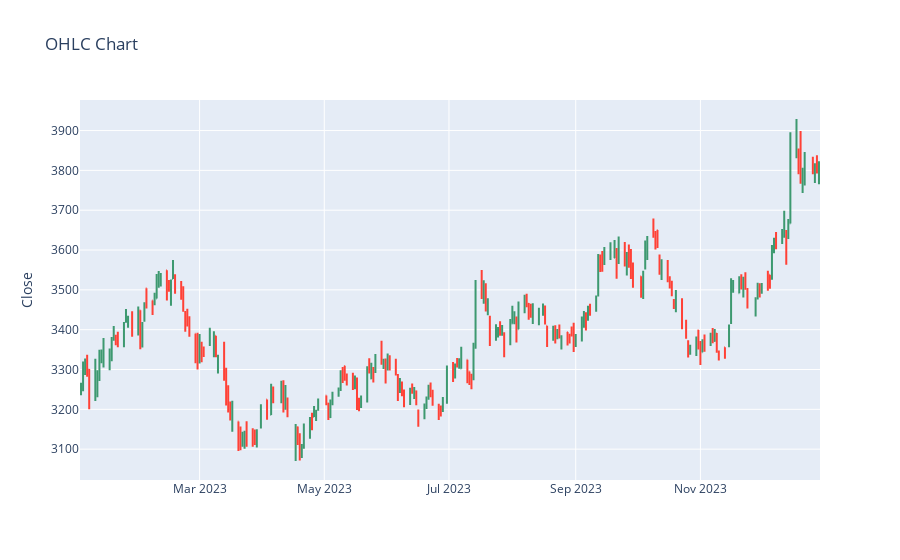
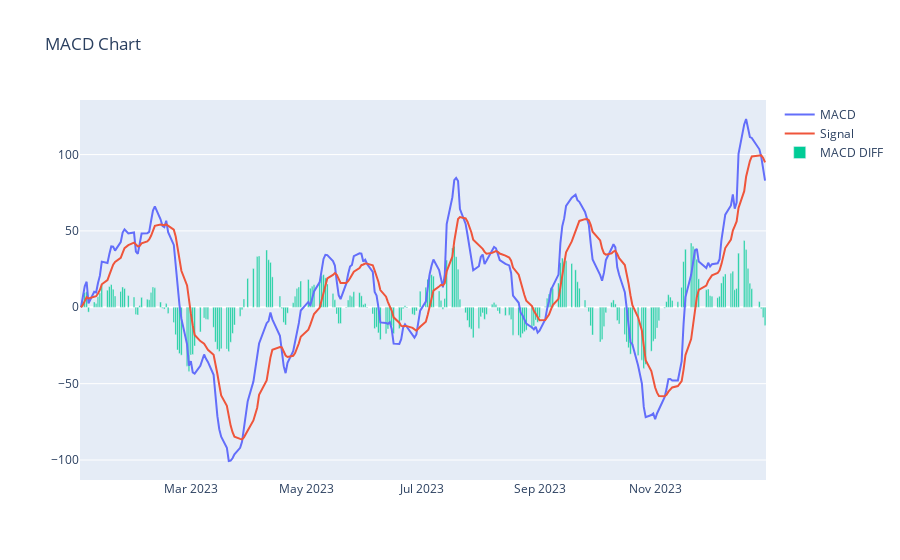

Notebook source saved alongside these figures, in order:
### Markdown cell above
# MACD Indicator

Interpreting the MACD (Moving Average Convergence Divergence) result involves understanding the relationship between the MACD line, the signal line.

When the MACD line crosses above the signal line, it indicates a bullish signal or buying opportunity. Conversely, when the MACD line crosses below the signal line, it signals a bearish trend or selling opportunity.

### Code cell
# function to plot OHLC vs MACD
fn.macd_chart(dataframe=df,fast=7,slow=21,timeframe=9,feature1='Close',feature2='macd',feature3='signal')

### Figure 1 — Plotly figure (JSON) as saved in the notebook; plotly's stock layout.template omitted (floating-point values rounded to 4 significant figures; data arrays with more than 128 entries replaced by an {"elided": "..."} marker saying what was removed)
{"data": [{"close": {"elided": "245 float values"}, "high": {"elided": "245 float values"}, "low": {"elided": "245 float values"}, "open": {"elided": "245 float values"}, "type": "ohlc", "x": {"elided": "245 str values"}}], "layout": {"title": {"text": "OHLC Chart"}, "xaxis": {"rangeslider": {"visible": false}}, "yaxis": {"title": {"text": "Close"}}}}

### Figure 2 — Plotly figure (JSON) as saved in the notebook; plotly's stock layout.template omitted (floating-point values rounded to 4 significant figures; data arrays with more than 128 entries replaced by an {"elided": "..."} marker saying what was removed)
{"data": [{"mode": "lines", "name": "MACD", "type": "scatter", "x": {"elided": "245 str values"}, "y": {"elided": "245 float values"}}, {"mode": "lines", "name": "Signal", "type": "scatter", "x": {"elided": "245 str values"}, "y": {"elided": "245 float values"}}, {"name": "MACD DIFF", "type": "bar", "x": {"elided": "245 str values"}, "y": {"elided": "245 float values"}}], "layout": {"title": {"text": "MACD Chart"}}}
